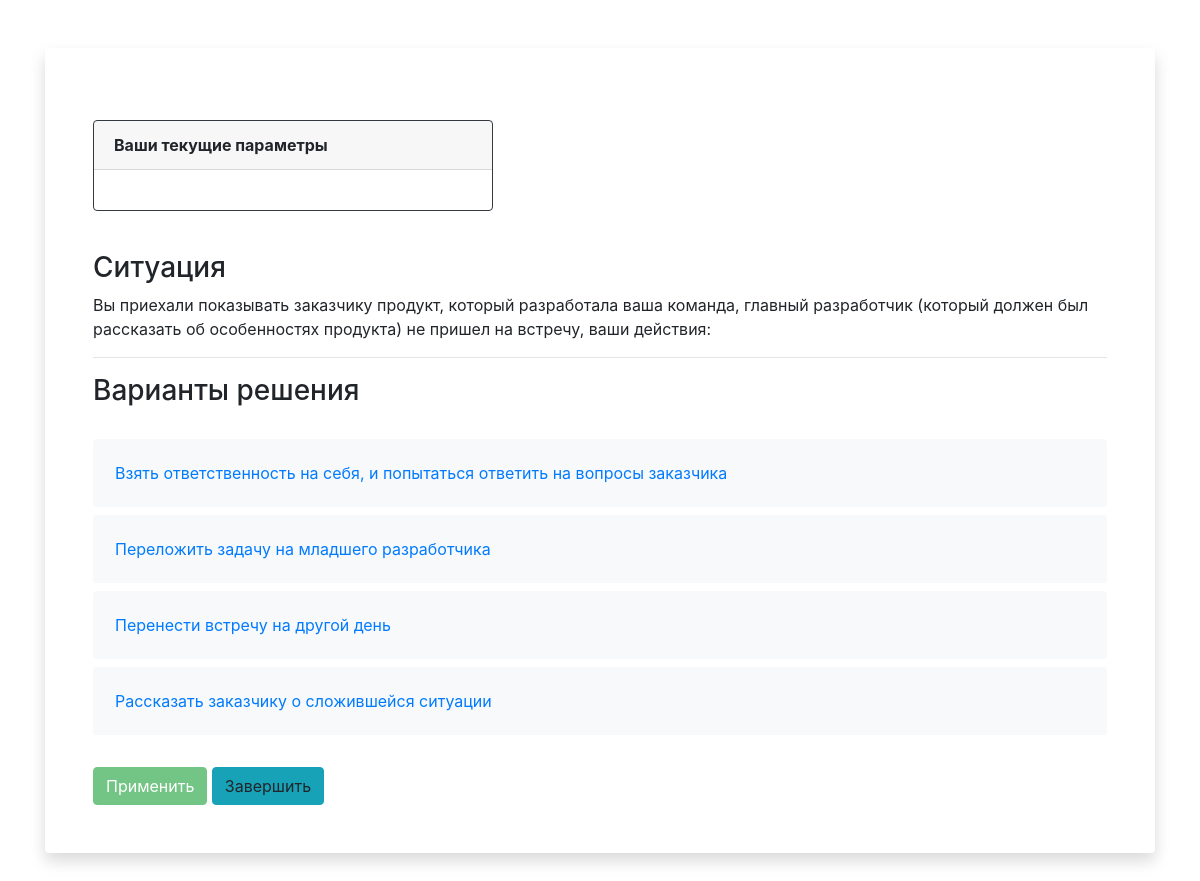
The app's page /sim/question/9 with its own data.
### sim/models.py (models this page shows, shortened)
class Question(models.Model):
    type = models.CharField(max_length=10, choices=QUESTION_CHOICES, default=QUESTION_CHOICES[1][0])
    name = models.TextField(unique=True)

class Answer(models.Model):
    question = models.ForeignKey(Question, related_name='question_answers', null=False, blank=False,
                                 on_delete=models.CASCADE)
    text = models.TextField()
    class Meta:
        unique_together = (('question', 'text'),)

### sim/views.py (the view)
# urls.py: url(r'^question/(?P<q_id>[0-9]+)$', question, name='question'),
def question(request, q_id):
    question = Question.objects.get(id=q_id)
    question_answers = question.question_answers.all()
    results = Result.objects.filter(
        session_key=request.session.session_key)
    response = render(request, 'sim/question.html',
                      {'answers': question_answers, 'results': results, 'end': question.type == 'конец'})
    return response

### templates/sim/question.html (shortened to what this page needs)
{% load static %}
<!DOCTYPE html>
<html lang="en">
<head>
    <link rel="stylesheet" href="https://stackpath.bootstrapcdn.com/bootstrap/4.3.1/css/bootstrap.min.css"
>
    <link href="{% static "css/custom.css" %}" type="text/css" rel="stylesheet"/>
</head>
<body>
<div class="container">
    <div class="card border-0 shadow my-5">
        <div class="card-body p-5">
            <br>
            <div class="card border-dark mb-3" style="width: 25rem;">
                <div class="card-header"><strong>Ваши текущие параметры</strong></div>
                <div class="card-body" id="result">
                </div>
            </div>
            <br>
            <h3>Ситуация</h3>
            <div id="q">{{ answers.first.question.name }}</div>
            <hr>
            <h3>Варианты решения</h3>
            <br>
            <form method="post">
                {% for answer in answers %}
                    <label>
                        <div class=" card card-body bg-light d-flex flex-row justify-content-between align-items-center">
                            {{ answer.text }}
                        </div>
                    </label>
                {% endfor %}
            </form>
            <br>
            <button id="send" class="btn btn-success labelText" disabled>
                Применить
            </button>
            <a id="go" role="button" class="btn btn-info labelText" disabled>
                {% if not end %}
                    Перейти
                {% else %}
                    Завершить
                {% endif %}
            </a>
        </div>
    </div>
</div>
</body>
</html>

### static/css/custom.css (style rules this page uses)
label { width: 100%; font-size: 1rem; }
.card-input-element+.card { height: calc(36px + 2*1rem); color: var(--primary); -webkit-box-shadow: none; box-shadow: none; border: 2px solid transparent; border-radius: 4px; }
body { background: url("http://wellworthsurgical.com/wp-content/uploads/parser/work-desk-background-1.jpg") no-repeat center center fixed; -webkit-background-size: cover; -moz-background-size: cover; background-size: cover; -o-background-size: cover; }

### records on screen
Question: first.question.name "Вы приехали показывать заказчику продукт, который разработала ваша команда, главный разработчик (который должен был рассказать об особенностях продукта) не пришел на встречу, ваши действия:"
Answer: text "Взять ответственность на себя, и попытаться ответить на вопросы заказчика"
Answer: text "Переложить задачу на младшего разработчика"
Answer: text "Перенести встречу на другой день"
Answer: text "Рассказать заказчику о сложившейся ситуации"
